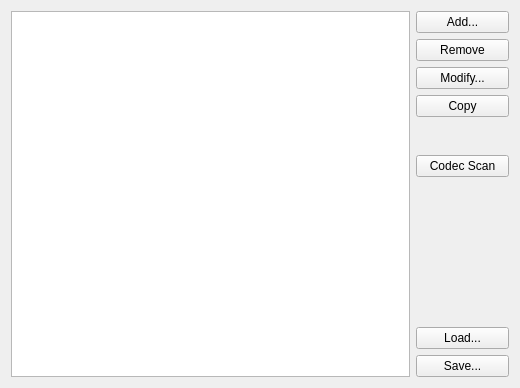
<ui version="4.0" >
 <class>ProfileWidgetUI</class>
 <widget class="QWidget" name="ProfileWidgetUI" >
  <property name="geometry" >
   <rect>
    <x>0</x>
    <y>0</y>
    <width>520</width>
    <height>388</height>
   </rect>
  </property>
  <layout class="QGridLayout" name="gridLayout" >
   <item row="0" column="0" >
    <widget class="QListView" name="listView" />
   </item>
   <item row="0" column="1" >
    <layout class="QVBoxLayout" name="layout" >
     <item>
      <widget class="QPushButton" name="kpushbutton_add" >
       <property name="text" >
        <string>Add...</string>
       </property>
      </widget>
     </item>
     <item>
      <widget class="QPushButton" name="kpushbutton_rem" >
       <property name="text" >
        <string>Remove</string>
       </property>
      </widget>
     </item>
     <item>
      <widget class="QPushButton" name="kpushbutton_mod" >
       <property name="text" >
        <string>Modify...</string>
       </property>
      </widget>
     </item>
     <item>
      <widget class="QPushButton" name="kpushbutton_copy" >
       <property name="text" >
        <string>Copy</string>
       </property>
      </widget>
     </item>
     <item>
      <spacer name="verticalSpacer" >
       <property name="orientation" >
        <enum>Qt::Vertical</enum>
       </property>
       <property name="sizeType" >
        <enum>QSizePolicy::Fixed</enum>
       </property>
       <property name="sizeHint" stdset="0" >
        <size>
         <width>20</width>
         <height>32</height>
        </size>
       </property>
      </spacer>
     </item>
     <item>
      <widget class="QPushButton" name="kpushbutton_init" >
       <property name="text" >
        <string>Codec Scan</string>
       </property>
      </widget>
     </item>
     <item>
      <spacer>
       <property name="orientation" >
        <enum>Qt::Vertical</enum>
       </property>
       <property name="sizeHint" stdset="0" >
        <size>
         <width>93</width>
         <height>131</height>
        </size>
       </property>
      </spacer>
     </item>
     <item>
      <widget class="QPushButton" name="kpushbutton_load" >
       <property name="text" >
        <string>Load...</string>
       </property>
      </widget>
     </item>
     <item>
      <widget class="QPushButton" name="kpushbutton_save" >
       <property name="text" >
        <string>Save...</string>
       </property>
      </widget>
     </item>
    </layout>
   </item>
  </layout>
 </widget>
 <customwidgets>
 </customwidgets>
 <resources/>
 <connections/>
</ui>
